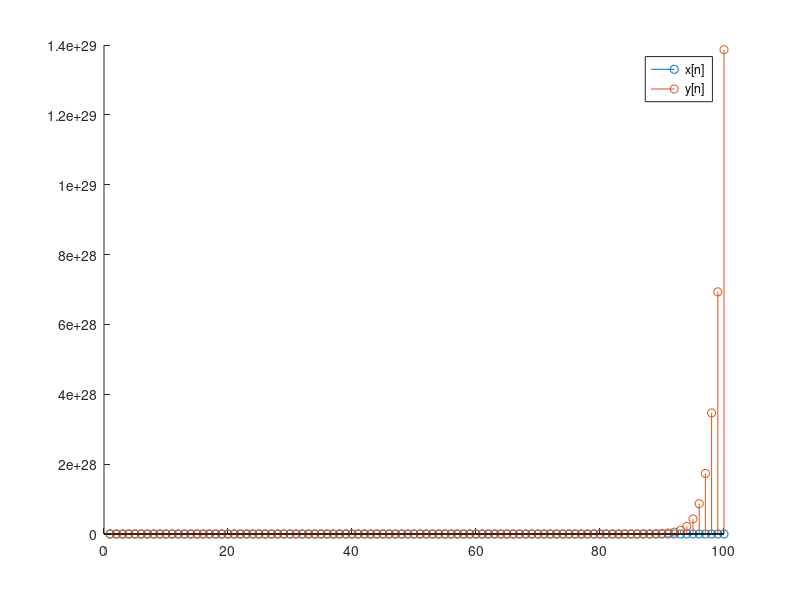

Write the MATLAB code that produced this figure.
%script demo basic filtering 23/01/2019

N=100;
x=zeros(N,1);
x(5)=1;
y=zeros(N,1);

for n=2:N;
    y(n)= 2*x(n)+3*x(n-1)+ 2*y(n-1);
end

figure 
hold on
stem(x)
stem(y)
legend('x[n]','y[n]')
hold off